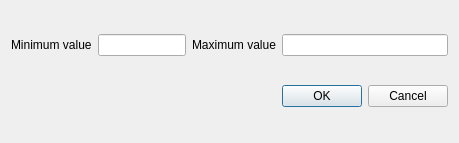
<?xml version="1.0" encoding="UTF-8"?>
<ui version="4.0">
 <class>resultsDownloaderDialogScale</class>
 <widget class="QDialog" name="resultsDownloaderDialogScale">
  <property name="geometry">
   <rect>
    <x>0</x>
    <y>0</y>
    <width>459</width>
    <height>143</height>
   </rect>
  </property>
  <property name="windowTitle">
   <string>Change data range</string>
  </property>
  <layout class="QGridLayout" name="gridLayout">
   <item row="0" column="0">
    <widget class="QLabel" name="label">
     <property name="text">
      <string>Minimum value</string>
     </property>
    </widget>
   </item>
   <item row="0" column="2">
    <widget class="QLineEdit" name="minimumValue"/>
   </item>
   <item row="0" column="5">
    <widget class="QLineEdit" name="maximumValue"/>
   </item>  
   <item row="1" column="5">
    <widget class="QDialogButtonBox" name="button_box">
     <property name="orientation">
      <enum>Qt::Horizontal</enum>
     </property>
     <property name="standardButtons">
      <set>QDialogButtonBox::Cancel|QDialogButtonBox::Ok</set>
     </property>
    </widget>
   </item>
   <item row="0" column="4">
    <widget class="QLabel" name="label_2">
     <property name="text">
      <string>Maximum value</string>
     </property>
    </widget>
   </item>
  </layout>
 </widget>
 <resources/>
 <connections>
  <connection>
   <sender>button_box</sender>
   <signal>accepted()</signal>
   <receiver>resultsDownloaderDialogScale</receiver>
   <slot>accept()</slot>
   <hints>
    <hint type="sourcelabel">
     <x>20</x>
     <y>20</y>
    </hint>
    <hint type="destinationlabel">
     <x>20</x>
     <y>20</y>
    </hint>
   </hints>
  </connection>
  <connection>
   <sender>button_box</sender>
   <signal>rejected()</signal>
   <receiver>resultsDownloaderDialogScale</receiver>
   <slot>reject()</slot>
   <hints>
    <hint type="sourcelabel">
     <x>20</x>
     <y>20</y>
    </hint>
    <hint type="destinationlabel">
     <x>20</x>
     <y>20</y>
    </hint>
   </hints>
  </connection>
 </connections>
</ui>
